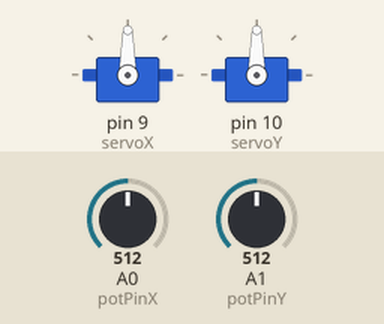
Simulated run of this sketch. Board: Arduino Uno, built with avr-gcc and run on an emulated ATmega328P. Parts: 2 × servo. The inputs (shaded band) are chosen by the test bench; at power-on: A0 (potPinX) = 512, A1 (potPinY) = 512.

Above: at 1.2 s.
1.3 s: A0 (potPinX) set to 716
At 1.7 s:
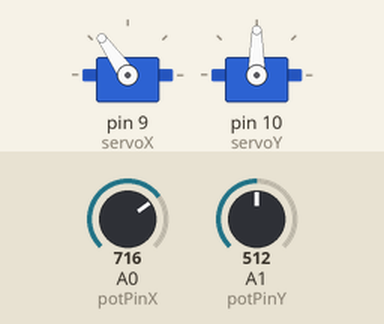
2.8 s: A1 (potPinY) set to 716
At 4.0 s:
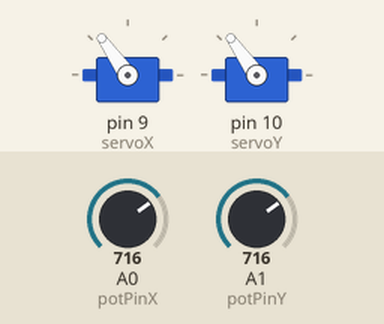
4.3 s: A0 (potPinX) set to 900
At 5.2 s:
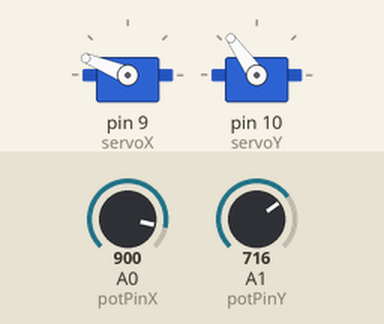
5.8 s: A1 (potPinY) set to 900
At 7.0 s:
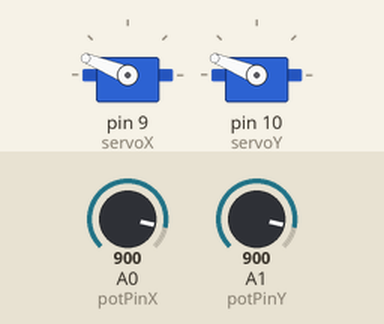
7.3 s: A0 (potPinX) set to 1023
At 8.2 s:
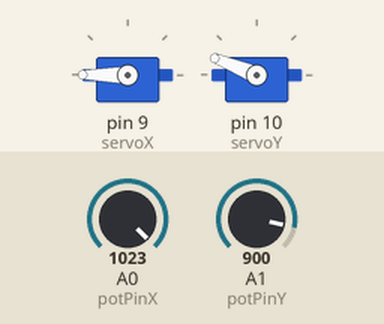
8.8 s: A1 (potPinY) set to 1023
At 9.3 s:
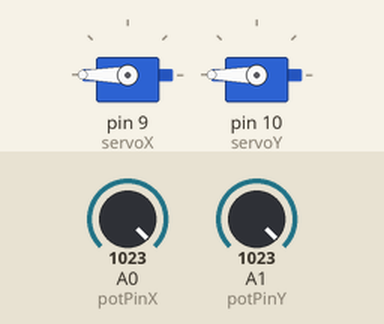
Timing chart, 0 to 11.3 s (numbered marks = the images above; inputs shaded):
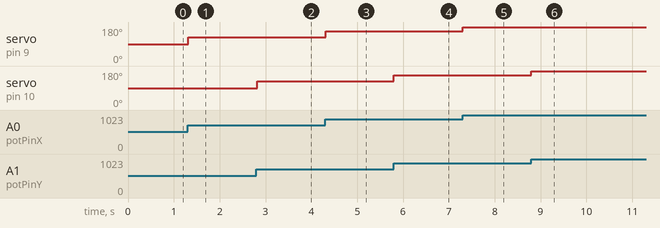

Measured:
- after the input at 1.3 s, servo on pin 9 (servoX): 90° → 125° at once
- after the input at 2.8 s, servo on pin 10 (servoY): 90° → 125° at once
- after the input at 4.3 s, servo on pin 9 (servoX): 125° → 158° at once
- after the input at 5.8 s, servo on pin 10 (servoY): 125° → 158° at once
- after the input at 7.3 s, servo on pin 9 (servoX): 158° → 180° at once
- after the input at 8.8 s, servo on pin 10 (servoY): 158° → 180° at once

The sketch:

Servomotor_2.ino
```cpp
  #include <Servo.h>

  Servo servoX;
  Servo servoY;

  int potPinX = 0;  //pines usados para el potenciometro
  int potPinY = 1;

  int valX; //variable x
  int valY; //variable y
void setup() {
  // put your setup code here, to run once:
  servoX.attach(9); //asociar al pin X
  servoY.attach(10);  //asociar al pin Y
}

void loop() {
  // put your main code here, to run repeatedly:
  valX = analogRead(potPinX); //Leer el pin X
  valX = map(valX, 0, 1023, 0, 180);
  servoX.write(valX);

  valY = analogRead(potPinY); //Leer el pin Y
  valY = map(valY, 0, 1023, 0, 180);
  servoY.write(valY);

  delay(15);
}
```
